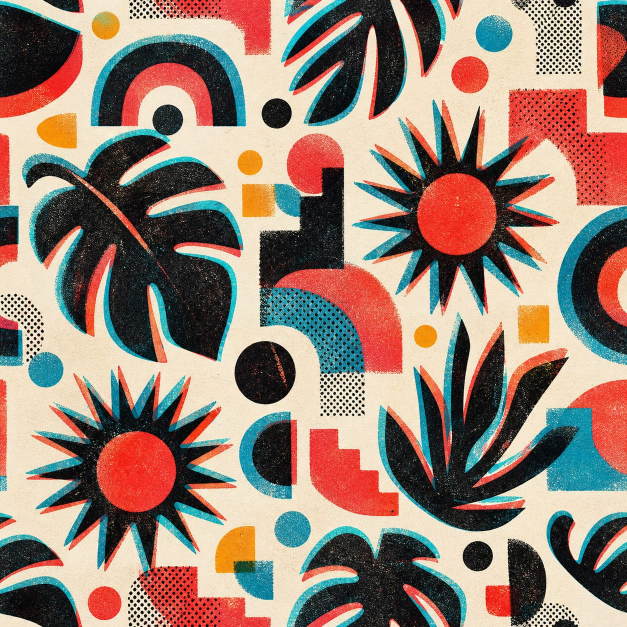
#> input picture assets/texture-sources/screenprint-misregister-raw.jpg, 1254 x 1254 px (shown at 1/2 size)
$ python build_screenprint_misregister.py
#> lines starting #> are read from the running program, lines starting #| are printed output that depends on the picture
### tools/theme_writer.py
"""Reusable writer for N64FlashcartMenu V1 theme PNG packages."""

from __future__ import annotations

import math
import struct
import zlib
from collections import namedtuple
from pathlib import Path
from typing import Iterable

from PIL import Image


WIDTH = 64
# Regions retain byte-sized origins.  A 32px texture can therefore start as
# late as row 255 and extend through row 286.
MAX_HEIGHT = 287
MAX_STATIC_WIDTH = 640
MAX_STATIC_HEIGHT = 480
NAME = 1
FAMILY = 2
COLORS = 3
BACKGROUND = 4
REGIONS = 5
TAB_GEOMETRY = 6
INTERNAL_BORDER = 7
TEXTURE_ANIMATION = 8
PARAMETER_ANIMATION = 9
TEXTURE_ORIGIN = 10

# Animation flag bits shared by Type 8 texture animation and Type 9 parameter
# animation. Combining PING_PONG | INTERPOLATE is valid; LOOP and PING_PONG
# are mutually exclusive playback modes.
ANIMATION_LOOP = 0
ANIMATION_PING_PONG = 1 << 0
ANIMATION_ONCE = 1 << 1
ANIMATION_REVERSED = 1 << 2
ANIMATION_INTERPOLATE = 1 << 3

# Rotation is expressed in radians per 60 Hz tick. Large fullscreen repeating
# fields can cause discomfort well below the format's technical ±0.25 limit,
# so authored themes use this conservative ceiling unless a future validator
# grants an explicit, reviewed exception.
COMFORTABLE_ROTATION_LIMIT = 0.001

COLOR_NAMES = (
    "background panel border text muted_text accent highlight tab_inactive "
    "tab_active shadow success warning gradient_tl gradient_tr gradient_bl gradient_br"
).split()
Palette = namedtuple("Palette", COLOR_NAMES)
ParameterFrame = namedtuple("ParameterFrame", (
    "background panel border text muted_text accent highlight tab_inactive "
    "tab_active shadow success warning gradient_tl gradient_tr gradient_bl gradient_br "
    "gradient_speed gradient_warp layer0_scale layer1_scale layer0_dx layer0_dy "
    "layer1_dx layer1_dy rotation layer0_alpha layer1_alpha layer0_texture layer1_texture"
), defaults=(None,) * 29)
Rectangle = namedtuple("Rectangle", "x y width height", defaults=(0, 0, 0, 0))
Animation = namedtuple("Animation", "frame_ticks flags columns", defaults=(0, 0, 1))
ParameterAnimation = namedtuple("ParameterAnimation", "frames animation")
PackedArtwork = namedtuple("PackedArtwork", "image rectangles")
TextureRegions = namedtuple("TextureRegions", "layer0 layer1 border",
                            defaults=(Rectangle(), Rectangle(), Rectangle()))
DualTextureBackground = namedtuple("DualTextureBackground", (
    "layer0_scale layer1_scale layer0_dx layer0_dy layer1_dx layer1_dy "
    "rotation layer0_alpha layer1_alpha"))


def _uint(value: int, bits: int, label: str) -> int:
    value = int(value)
    if not 0 <= value < 1 << bits:
        raise ValueError(f"{label} must be 0..{(1 << bits) - 1}")
    return value


# [5 lines left out: function _finite, not called in this run]


def rgba(hex_rgb: str, alpha: int = 255) -> tuple[int, int, int, int]:
    """Create an RGBA tuple from a six-digit hexadecimal RGB string."""
    if len(hex_rgb) != 6:
        raise ValueError("RGB colors must contain exactly six hexadecimal digits")
    try:
        rgb = bytes.fromhex(hex_rgb)
    except ValueError as error:
        raise ValueError("RGB colors must contain hexadecimal digits") from error
    return (*rgb, _uint(alpha, 8, "alpha"))


# [16 lines left out: function lerp_rgba, not called in this run]


def close_seams(image: Image.Image) -> Image.Image:
    """Return an RGBA image whose opposite edge pixels match exactly."""
    output = image.convert("RGBA")
    if output.width < 2 or output.height < 2:
        raise ValueError("seam closure needs an image at least 2x2 pixels")
    pixels = output.load()
    for y in range(output.height):
        value = tuple((pixels[0, y][channel] + pixels[output.width - 1, y][channel]) // 2
                      for channel in range(4))
        pixels[0, y] = pixels[output.width - 1, y] = value
    for x in range(output.width):
        value = tuple((pixels[x, 0][channel] + pixels[x, output.height - 1][channel]) // 2
                      for channel in range(4))
        pixels[x, 0] = pixels[x, output.height - 1] = value
    return output


def quantize_fixed_palette(image: Image.Image, colors: Iterable[tuple[int, int, int, int]],
                           *, alpha_threshold: int = 128) -> Image.Image:
    """Map pixels to an explicit <=16-color RGBA palette deterministically."""
    choices = tuple(tuple(_uint(channel, 8, "palette channel") for channel in color)
                    for color in colors)
    if not 1 <= len(choices) <= 16 or any(len(color) != 4 for color in choices):
        raise ValueError("fixed palettes must contain 1..16 RGBA colors")
    threshold = _uint(alpha_threshold, 8, "alpha threshold")
    transparent = [color for color in choices if color[3] < threshold]
    opaque = [color for color in choices if color[3] >= threshold]
    if not opaque:
        raise ValueError("fixed palettes need at least one opaque color")
    source = image.convert("RGBA")
    output = Image.new("RGBA", source.size)
    mapped = []
    for pixel in source.get_flattened_data():
        candidates = transparent if pixel[3] < threshold and transparent else opaque
        mapped.append(min(candidates, key=lambda color: sum(
            (pixel[channel] - color[channel]) ** 2 for channel in range(4))))
    output.putdata(mapped)
    return output


def palette(*colors) -> Palette:
    """Build the required sixteen-color palette from RGBA tuples or hex strings."""
    if len(colors) != len(COLOR_NAMES):
        raise ValueError("a theme palette must contain sixteen colors")
    normalized = []
    for color in colors:
        if isinstance(color, str):
            color = rgba(color)
        elif len(color) == 2 and isinstance(color[0], str):
            color = rgba(*color)
        if len(color) != 4:
            raise ValueError("palette colors must be RGBA tuples")
        normalized.append(tuple(_uint(channel, 8, "color channel") for channel in color))
    return Palette(*normalized)


def colors_record(colors: Palette) -> tuple[int, bytes]:
    """Encode a sixteen-color theme palette."""
    return COLORS, b"".join(bytes(color) for color in colors)


# [23 lines left out: functions decode_palette, text_record, gradient_background, not called in this run]


def static_image_background() -> tuple[int, bytes]:
    """Use the complete artwork image as a non-repeating static background."""
    return BACKGROUND, bytes((5,))


# [33 lines left out: functions dual_texture_background, decode_dual_texture_background, texture_origin, not called in this run]


def internal_border(style: int) -> tuple[int, bytes]:
    """Select one of the built-in border styles."""
    return INTERNAL_BORDER, bytes((_uint(style, 8, "border style"),))


# [17 lines left out: functions texture_animations, regions_record, not called in this run]


def tlv(kind: int, value: bytes) -> bytes:
    return bytes((_uint(kind, 8, "record type"),)) + struct.pack(
        "<H", _uint(len(value), 16, "record length")) + value


# [212 lines left out: functions _pack_animation_for_frames, read_metadata, record_value, replace_record, decode_regions, pack_artwork and 4 more, not called in this run]

### tools/build_screenprint_misregister.py
#!/usr/bin/env python3
"""Build the animated Screenprint Misregister theme."""

from __future__ import annotations

import math
from pathlib import Path

from PIL import Image, ImageEnhance, ImageOps

from theme_writer import (
    ANIMATION_INTERPOLATE,
    Animation,
    FAMILY,
    NAME,
    ParameterAnimation,
    ParameterFrame,
    TextureRegions,
    close_seams,
    colors_record,
    dual_texture_background,
    internal_border,
    lerp_rgba,
    pack_after_parameters,
    pack_parameter_animation,
    palette,
    quantize_fixed_palette,
    regions_record,
    text_record,
    write_theme,
)


ROOT = Path(__file__).resolve().parents[1]
SOURCE = ROOT / "assets" / "texture-sources" / "screenprint-misregister-raw.jpg"
OUTPUT = ROOT / "assets" / "themes" / "screenprint-misregister.png"
ROWS = 2
SIZE = 64


PRINT_COLORS = (
    (255, 247, 222, 255),
    (239, 222, 181, 255),
    (222, 197, 156, 255),
    (24, 24, 24, 255),
    (41, 41, 41, 255),
    (66, 57, 49, 255),
    (0, 115, 132, 255),
    (0, 165, 181, 255),
    (66, 206, 206, 255),
    (189, 33, 33, 255),
    (239, 49, 41, 255),
    (255, 99, 74, 255),
    (206, 107, 16, 255),
    (247, 156, 16, 255),
    (123, 57, 41, 255),
    (0, 66, 74, 255),
)

THEME_PALETTE = palette(
    "f6e9c9", ("292522", 232), "111111", "fff9e5", "c8bca2",
    "00a4b5", "ef4339", "14343b", "92342f", "080706", "4caa7e",
    "ed8f24", "f2ddba", "e8cfa3", "dcc092", "cda978",
)


def make_texture(source: Image.Image) -> Image.Image:
    source = ImageOps.fit(source.convert("RGB"), (512, 512), method=Image.Resampling.LANCZOS)
    source = source.resize((SIZE, SIZE), Image.Resampling.LANCZOS)
    source = ImageEnhance.Color(source).enhance(1.16)
    source = ImageEnhance.Contrast(source).enhance(1.12)
    return quantize_fixed_palette(close_seams(source), PRINT_COLORS)


def parameter_frames() -> list[ParameterFrame]:
    frames: list[ParameterFrame] = []
    for index in range(12):
        phase = index * math.tau / 12
        red = 0.5 + 0.5 * math.sin(phase - 0.35)
        overlap = 0.5 + 0.5 * math.sin(phase * 2 + 0.6)
        frames.append(ParameterFrame(
            border=lerp_rgba("008fa5", "e43c35", red),
            accent=lerp_rgba("00a7b8", "f04438", red),
            highlight=lerp_rgba("ed493e", "16b5bf", red),
            tab_inactive=lerp_rgba("14343b", "522729", red),
            tab_active=lerp_rgba("1b6972", "92342f", red),
            # Opposing velocity channels integrate to a visible, closed
            # registration loop: the plates drift roughly six texels apart,
            # then reunite over the 24-second cycle.
            layer0_dx=0.00018 + 0.00160 * math.cos(phase),
            layer0_dy=0.000055 + 0.00110 * math.sin(phase),
            layer1_dx=0.00018 - 0.00160 * math.cos(phase),
            layer1_dy=0.000055 - 0.00110 * math.sin(phase),
            layer1_alpha=110 + round(60 * overlap),
        ))
    return frames


def build() -> Path:
    texture = make_texture(Image.open(SOURCE))
#> in make_texture, `source = ImageOps.fit(source.convert("RGB"), (512, 512), method=Image...`:
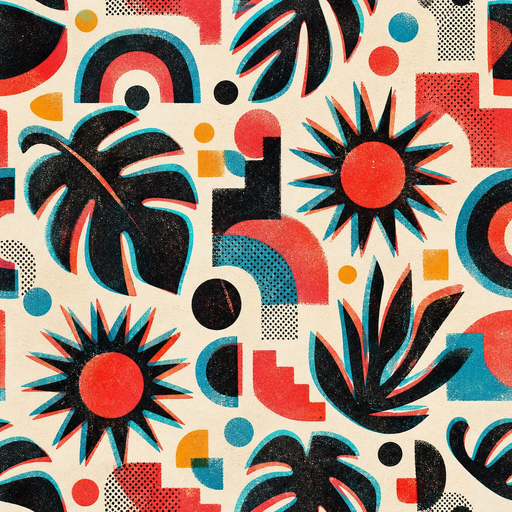
#> source: PIL image 512x512 RGB; mean R, G, B 150.3, 128.1, 115.5
#> in make_texture, `source = source.resize((SIZE, SIZE), Image.Resampling.LANCZOS)`:
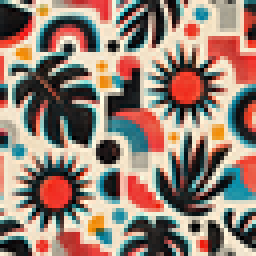
#> source: PIL image 64x64 RGB (shown 4 times larger); mean R, G, B 150.1, 128.1, 115.6
#> in make_texture, `source = ImageEnhance.Contrast(source).enhance(1.12)`:
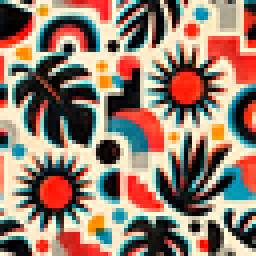
#> source: PIL image 64x64 RGB (shown 4 times larger); mean R, G, B 151.7, 125.8, 109.8
#> the loop in close_seams, `for y in range(output.height):` made 64 passes
#> value on passes 1 to 12: (21, 110, 117, 255), (12, 11, 12, 255), (16, 21, 20, 255), (53, 21, 17, 255), (112, 30, 21, 255), (99, 30, 19, 255), (25, 12, 14, 255), (3, 9, 11, 255), (3, 4, 5, 255), (33, 8, 8, 255), (255, 43, 19, 255), (255, 57, 24, 255)
#> the loop in close_seams, `for x in range(output.width):` made 64 passes
#> value on passes 1 to 12: (138, 180, 169, 255), (168, 198, 181, 255), (192, 203, 179, 255), (178, 173, 151, 255), (132, 119, 103, 255), (58, 55, 50, 255), (3, 19, 22, 255), (19, 0, 0, 255), (239, 159, 140, 255), (255, 248, 220, 255), (255, 204, 180, 255), (255, 230, 205, 255)
#> in quantize_fixed_palette, `choices = tuple(tuple(_uint(channel, 8, "palette channel") for channel..`: choices = 16 items, first 6: (255, 247, 222, 255), (239, 222, 181, 255), (222, 197, 156, 255), (24, 24, 24, 255), (41, 41, 41, 255), (66, 57, 49, 255)
#> in quantize_fixed_palette, `transparent = [color for color in choices if color[3] < threshold]`: transparent = []
#> in quantize_fixed_palette, `opaque = [color for color in choices if color[3] >= threshold]`: opaque has the same summary as choices
#> in quantize_fixed_palette, `source = image.convert("RGBA")`:
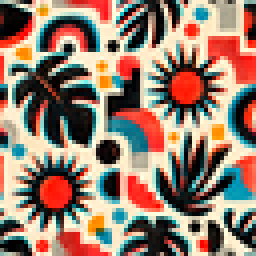
#> source: PIL image 64x64 RGBA (shown 4 times larger); mean R, G, B, A 151.7, 125.8, 109.8, 255
#> in quantize_fixed_palette, `output = Image.new("RGBA", source.size)`: output: PIL image 64x64 RGBA; every value is 0
    parameter_record, parameter_sheet = pack_parameter_animation(
        ParameterAnimation(
            parameter_frames(),
            Animation(120, ANIMATION_INTERPOLATE, 4),
        ),
        ROWS,
    )
    packed = pack_after_parameters(parameter_sheet, (texture,))
    shared_rect = packed.rectangles[0]
    records = [
        text_record(NAME, "Screenprint Misregister"),
        text_record(FAMILY, "Texture"),
        colors_record(THEME_PALETTE),
        dual_texture_background(0.42, 0.42, 0.00178, 0.000055,
                                -0.00142, 0.000055,
                                0.0, 255, 82),
        regions_record(TextureRegions(shared_rect, shared_rect), ROWS),
        internal_border(2),
        parameter_record,
    ]
    write_theme(OUTPUT, records, packed.image, ROWS)
    return OUTPUT


if __name__ == "__main__":
#> (the run stopped early here; a loop or call above may not have finished)

$ run again, with assets/texture-sources/arcade-carpet-raw.jpg copied over assets/texture-sources/screenprint-misregister-raw.jpg
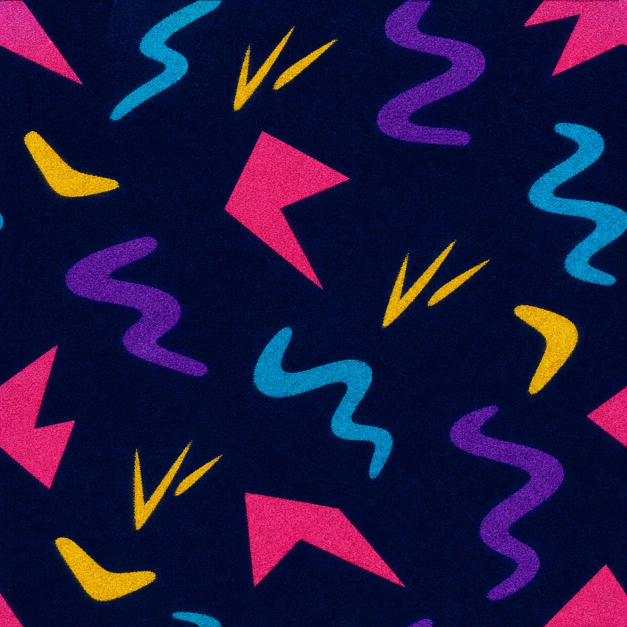
#> input picture assets/texture-sources/arcade-carpet-raw.jpg, 1254 x 1254 px (shown at 1/2 size)
#> in make_texture, `source = source.resize((SIZE, SIZE), Image.Resampling.LANCZOS)`:
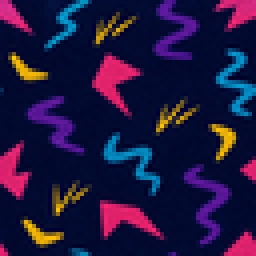
#> source: PIL image 64x64 RGB (shown 4 times larger); mean R, G, B 31.8, 22.2, 62.3
#> in make_texture, `source = ImageEnhance.Contrast(source).enhance(1.12)`:
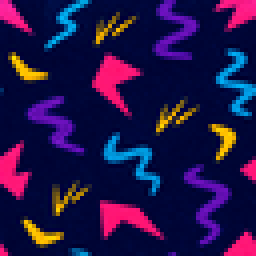
#> source: PIL image 64x64 RGB (shown 4 times larger); mean R, G, B 34.2, 19, 71.4
#> the loop in close_seams, `for y in range(output.height):` made 64 passes
#> value on passes 1 to 8: (246, 34, 152, 255), (255, 32, 151, 255), (254, 32, 145, 255), (255, 29, 144, 255), (186, 18, 114, 255), (3, 5, 57, 255), (0, 5, 54, 255), (0, 6, 56, 255)
#> the loop in close_seams, `for x in range(output.width):` made 64 passes
#> value on passes 1 to 8: (250, 28, 136, 255), (250, 26, 135, 255), (95, 14, 92, 255), (0, 3, 51, 255), (0, 4, 53, 255), (0, 4, 55, 255), (0, 5, 55, 255), (0, 5, 53, 255)
#> choices = 16 items, first 6: (255, 247, 222, 255), (239, 222, 181, 255), (222, 197, 156, 255), (24, 24, 24, 255), (41, 41, 41, 255), (66, 57, 49, 255)
#> transparent = []
#> opaque has the same summary as choices
